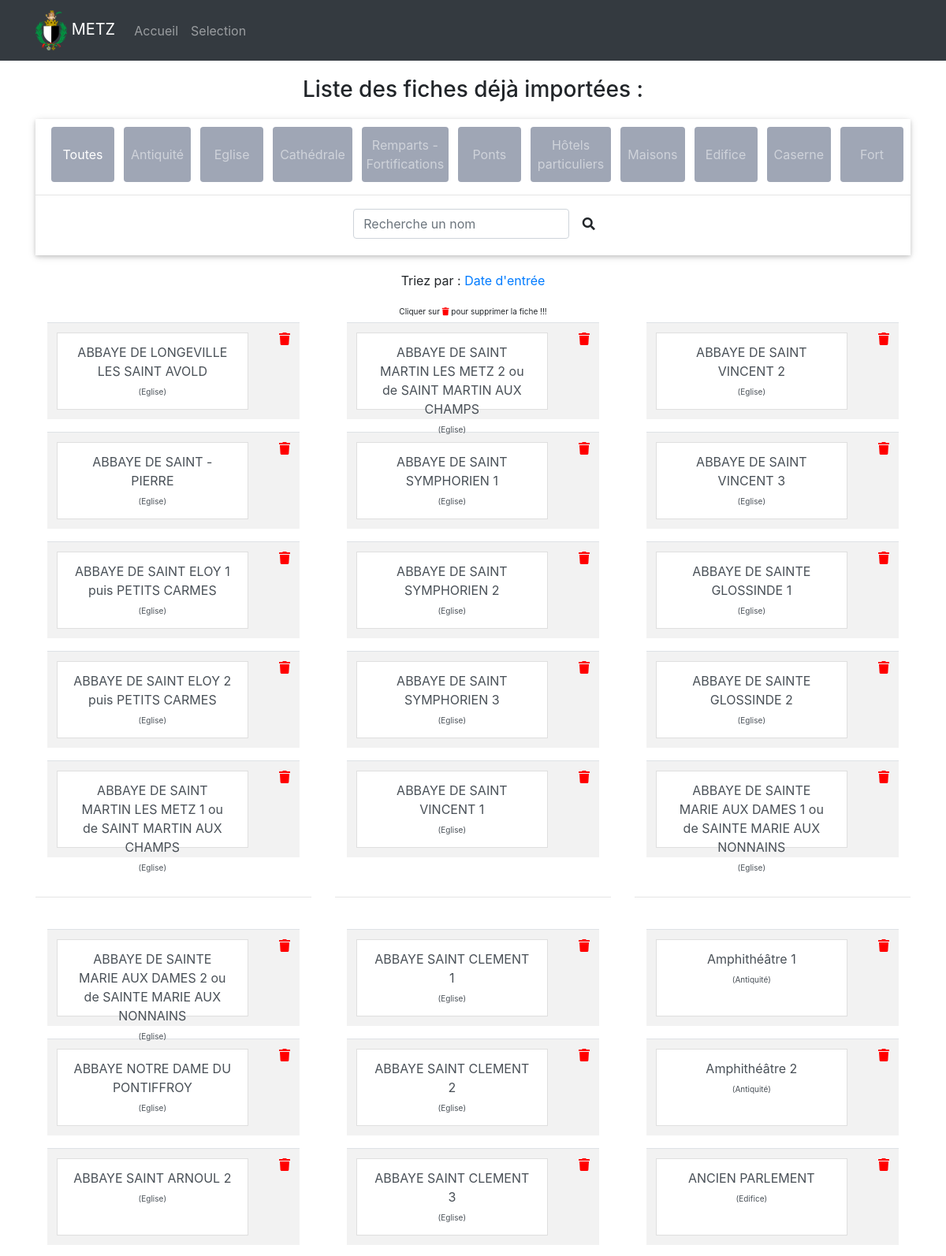
/fiche_import_d/ (upper part), run on the app's committed database.
### ville/models.py (models this page shows, shortened)
class Noms (models.Model):
    selection = models.CharField(choices=SELECTION, max_length=25)
    nom = models.CharField(max_length=120)
    slug = models.SlugField()
    verification = models.BooleanField(default=False)
    creation = models.DateTimeField(auto_now_add=True, auto_now=False)      # True / False
    updated = models.DateTimeField(auto_now_add=False, auto_now=True)

### ville/views.py (the view)
# urls.py: path("fiche_import_d/", views.fiche_import, name="fiche_import"),
def fiche_import (request) :
    fiche_imports = Noms.objects.all().order_by("slug")
    context = {
        "selections" : SELECTION,
        "trie" : "1",
        "fiche_imports" : fiche_imports ,
    }
    return render (request,'ville/fiche_import.html', context)

### templates/ville/fiche_import.html (shortened to what this page needs)
{% extends 'base.html' %}
{% load static%}
{% block content %}
<link rel="stylesheet" href="https://use.fontawesome.com/releases/v5.11.2/css/all.css">
<link href="{% static 'css/import.css' %}" rel="stylesheet">
<div class="container mt-3" style="min-height: 450px;">
    <h3 style="text-align: center; margin: 20px 0;">Liste des fiches déjà importées :  </h3>
<nav class="navbar2 navbar-expand-lg navbar-dark sticky-top" {% if r %} style="margin-bottom: 85px;" {% endif %}>
    <div class="collapse navbar-collapse" id="navbarSupportedContent">
      <ul class="navbar-nav mx-auto ">
        <form class=" " action='/fiche_import_d/s/'>
            <button class="btn nav-link {% if not r %} active {% endif %}" name="r" value="">Toutes</button>
        </form>
        {% for key, value in selections %}
        <li class="nav-item mx-auto">
            <form class=" " action='/fiche_import_d/s/'>
                <button class="btn nav-link {% if r == key %} active {% endif %}"  name="r" value="{{ key }}">{{ key }}</button>
            </form>
        </li>
        {%endfor%}
      </ul>
    </div>
    <hr>
    <form class="form-inline" action='/fiche_import_d/s/'>
        <div class="md-form my-0">
          <input class="form-control mr-0" type="text" placeholder="Recherche un nom" aria-label="Search" name="q">
            <button class="btn p-0 ml-0" style="box-shadow: none; height: 40px; width: 40px;">
              <i class="fa fa-search"></i>
            </button>
        </div>
      </form>
  </nav>
    {% if fiche_imports %}
    {% if not r %}
    <div style="text-align: center; margin-bottom: 20px; ">
        <p style="text-align: center;">Triez par :
        {% if trie == "1" %}
        <a href="{% url 'fiche_import2' %}">Date d'entrée</a>
        {% elif trie == "2" %}
        <a href="{% url 'fiche_import' %}">Ordre alphabétique</a></p>
        {% endif %}
    </div>
    <div style="text-align: center; margin-bottom: -10px; font-size: x-small; ">
        <p> Cliquer sur <i class="fas fa-trash" style='color: red;' ></i> pour supprimer la fiche !!! </p>
    </div>
    {% endif %}
    {% endif %}
    <div class="row">
        <div class="col-lg-4 col-md-6 mb-4">
            <div class="mb-3" >
                <div class="container" style="text-align: center;">
                    {% for fiche_import in fiche_imports %}
                    <table class="table table-striped ">
                        <tbody>
                          <tr>
                            <td class="col-sm-10"><a href='{% url "detail" fiche_import.selection fiche_import.slug  %}' class="list-group-item list-group-item-action" style="height: 98px;"> {{fiche_import.nom}} <br> <span style="font-size: x-small;">({{fiche_import.selection}})</span> </a></td>
                            <td class="col-sm-2">
                                <a style='color: red;' href='{% url "del_fiche" fiche_import.selection fiche_import.slug  %}'>
                                    <i class="fas fa-trash float-right"></i>
                                </a>
                            </td>
                          </tr>
                        </tbody>
                      </table>
                      {% if forloop.counter|divisibleby:"5"  %}
                    </div><hr style="margin-top: 50px;"></div></div>
                        <div class="col-lg-4 col-md-6 mb-4">
                            <div class="mb-3">
                                <div class="container" style="text-align: center;">
                    {% endif %}
                    {% endfor %}
                </div>
            </div>
        </div>
    </div>
</div>
{% endblock %}

### static/css/import.css (style rules this page uses)
ul { list-style-type: none; }
.navbar2 { box-shadow: 0 2px 5px 0 rgba(0, 0, 0, 0.16), 0 2px 10px 0 rgba(0, 0, 0, 0.12); margin-bottom : 20px; opacity: 1; background-color:white; }
.navbar2 .navbar-collapse { padding-left: 10px; padding-right: 10px; }
.navbar2 .nav-link { margin: 10px 2px 0 10px ; text-align: center; height: 70px; display: flex; align-items: center; justify-content: center; background-color: #9FA6B5; color: white; max-width: 110px; min-width: 80px ; }
.form-inline { padding: 0 5px 20px 20px; display: flex; justify-content: center; }

### data on the page
Noms: nom "ABBAYE DE LONGEVILLE LES SAINT AVOLD", selection "Eglise"
Noms: nom "ABBAYE DE SAINT - PIERRE", selection "Eglise"
Noms: nom "ABBAYE DE SAINT ELOY 1 puis PETITS CARMES", selection "Eglise"
Noms: nom "ABBAYE DE SAINT ELOY 2 puis PETITS CARMES", selection "Eglise"
Noms: nom "ABBAYE DE SAINT MARTIN LES METZ 1 ou de SAINT MARTIN AUX CHAMPS", selection "Eglise"
Noms: nom "ABBAYE DE SAINT MARTIN LES METZ 2 ou de SAINT MARTIN AUX CHAMPS", selection "Eglise"
Noms: nom "ABBAYE DE SAINT SYMPHORIEN 1", selection "Eglise"
Noms: nom "ABBAYE DE SAINT SYMPHORIEN 2", selection "Eglise"
Noms: nom "ABBAYE DE SAINT SYMPHORIEN 3", selection "Eglise"
Noms: nom "ABBAYE DE SAINT VINCENT 1", selection "Eglise"
Noms: nom "ABBAYE DE SAINT VINCENT 2", selection "Eglise"
Noms: nom "ABBAYE DE SAINT VINCENT 3", selection "Eglise"
Noms: nom "ABBAYE DE SAINTE GLOSSINDE 1", selection "Eglise"
Noms: nom "ABBAYE DE SAINTE GLOSSINDE 2", selection "Eglise"
Noms: nom "ABBAYE DE SAINTE MARIE AUX DAMES 1 ou de SAINTE MARIE AUX NONNAINS", selection "Eglise"
Noms: nom "ABBAYE DE SAINTE MARIE AUX DAMES 2 ou de SAINTE MARIE AUX NONNAINS", selection "Eglise"
Noms: nom "ABBAYE NOTRE DAME DU PONTIFFROY", selection "Eglise"
Noms: nom "ABBAYE SAINT ARNOUL 2", selection "Eglise"
Noms: nom "ABBAYE SAINT CLEMENT 1", selection "Eglise"
Noms: nom "ABBAYE SAINT CLEMENT 2", selection "Eglise"
Noms: nom "ABBAYE SAINT CLEMENT 3", selection "Eglise"
Noms: nom "Amphithéâtre 1", selection "Antiquité"
Noms: nom "Amphithéâtre 2", selection "Antiquité"
Noms: nom "ANCIEN PARLEMENT", selection "Edifice"

### other printed values
{{ key }} "Antiquité" "Eglise" "Cathédrale" "Remparts - Fortifications" "Ponts" "Hôtels particuliers" "Maisons" "Edifice" "Caserne" "Fort"
